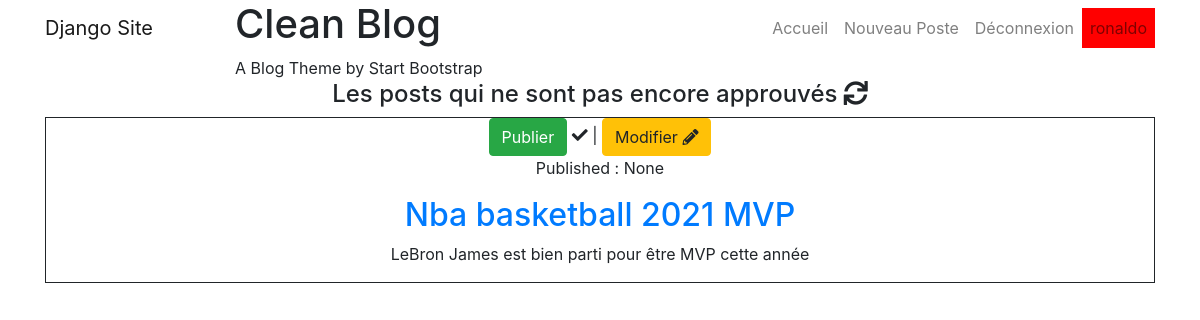
/post/draft/ (signed in), run on the app's committed database.
### blog/models.py (models this page shows, shortened)
class Post(models.Model):
	author = models.ForeignKey('auth.User',on_delete=models.CASCADE)
	title = models.CharField(max_length=200)
	text = models.TextField()
	created_date = models.DateTimeField(default=timezone.now)
	published_date = models.DateTimeField(blank=True,null=True)

### blog/views.py (the view)
# urls.py: path('post/draft/',views.draft_list_view,name='post_draft'),
@login_required
def draft_list_view(request):
	posts= Post.objects.filter(published_date=None).order_by('-created_date')
	return render(request,'blog/posts_draft.html',{'posts':posts})

### blog/templates/blog/posts_draft.html (shortened to what this page needs)
{% extends "base.html" %}
	{% block content%}
	{% include '_blog_header.html' %}
	<h4 class="text-center">Les posts qui ne sont pas encore approuvés <i class="fas fa-sync fa-spin"></i> </h4>
		<div class="container content text-center">
			{% for i in posts%}
						<div class="mb-1" style="border: solid 1px;">
							<a class="btn btn-success" href="{% url 'post_publish' i.id %}">Publier</a> <i class="fas fa-check"></i> |
							<a class="btn btn-warning" style="text-decoration: none;" href="{% url 'post_edit' i.id %}">Modifier <i class="fas fa-pencil-alt"></i></a>
							<p>Published : {{i.published_date}}</p>
							<h2><a href="{% url 'post_detail' i.id%}">{{i.title}}</a></h2>
							<p>{{i.text}}</p>
						</div>
			{% endfor %%}
		</div>
{% endblock%}

### templates/nav.html (shortened to what this page needs)
  <nav class="navbar navbar-expand-lg navbar-light fixed-top" id="mainNav">
    <div class="container">
      <a class="navbar-brand" href="{% url 'post_list' %}">Django Site</a>
      <div class="collapse navbar-collapse" id="navbarResponsive">
        <ul class="navbar-nav ml-auto">
          <li class="nav-item">
            <a class="nav-link" href="{% url 'post_list' %}">Accueil</a>
          </li>
      {% if user.is_authenticated %}
          <li class="nav-item">
            <a class="nav-link" href="{% url 'post_new' %}">Nouveau Poste</a>
          </li>
      {% endif %}
    {% if not user.is_authenticated %}
    <li class="nav-item">
            <a class="nav-link" href="{% url 'login' %}">Connexion</a>
          </li>
          <li class="nav-item">
            <a class="nav-link" href="{% url 'signup' %}">Inscription</a>
          </li>
    {% else %}
    <li class="nav-item">
            <a class="nav-link" href="{% url 'logout' %}">Déconnexion</a>
          </li>
      {% endif %}
         {% if user.is_authenticated %}
          <li style="background-color: red;" class="nav-item">
            <a class="nav-link" href="{% url 'post_new' %}">{{user.username}}</a>
          </li>
      {% endif %}
        </ul>
      </div>
    </div>
  </nav>

### data on the page
Post: published_date "None", title "Nba basketball 2021 MVP", text "LeBron James est bien parti pour être MVP cette année"

### other printed values
{{ user.username }} "ronaldo"
